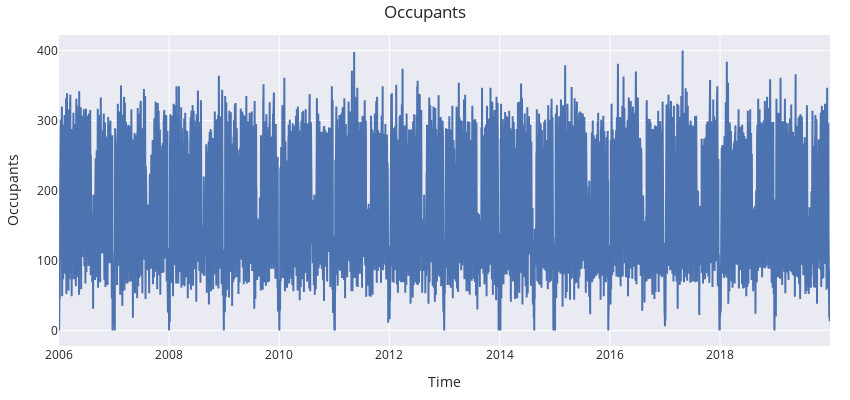

The cell this chart's notebook holds for it:
### Code cell
# Interactive plot of time series
# ==============================================================================
fig = go.Figure()
fig.add_trace(go.Scatter(x=data.index , y=data['occupants'], mode='lines', name='Occupants'))
fig.update_layout(
    title  = 'Occupants',
    xaxis_title="Time",
    yaxis_title="Occupants",
    legend_title="Partition:",
    width=850,
    height=400,
    margin=dict(l=20, r=20, t=35, b=20),
    legend=dict(
        orientation="h",
        yanchor="top",
        y=1,
        xanchor="left",
        x=0.001
    )
)
fig.show()

### Figure 1 — Plotly figure (JSON) as saved in the notebook; plotly's stock layout.template omitted (floating-point values rounded to 4 significant figures; data arrays with more than 128 entries replaced by an {"elided": "..."} marker saying what was removed)
{"data": [{"mode": "lines", "name": "Occupants", "type": "scatter", "x": {"elided": "5113 str values"}, "y": {"elided": "5113 int values"}}], "layout": {"height": 400, "legend": {"orientation": "h", "title": {"text": "Partition:"}, "x": 0.001, "xanchor": "left", "y": 1, "yanchor": "top"}, "margin": {"b": 20, "l": 20, "r": 20, "t": 35}, "title": {"text": "Occupants"}, "width": 850, "xaxis": {"title": {"text": "Time"}}, "yaxis": {"title": {"text": "Occupants"}}}}
